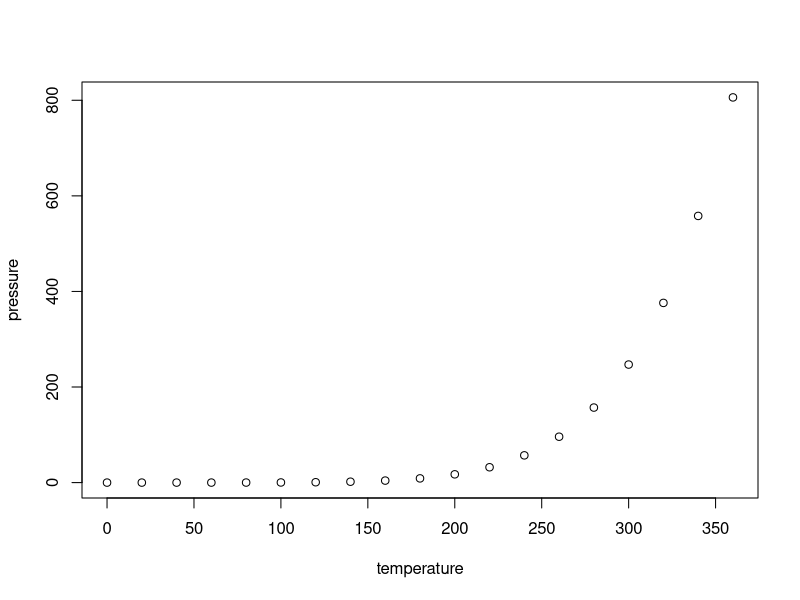
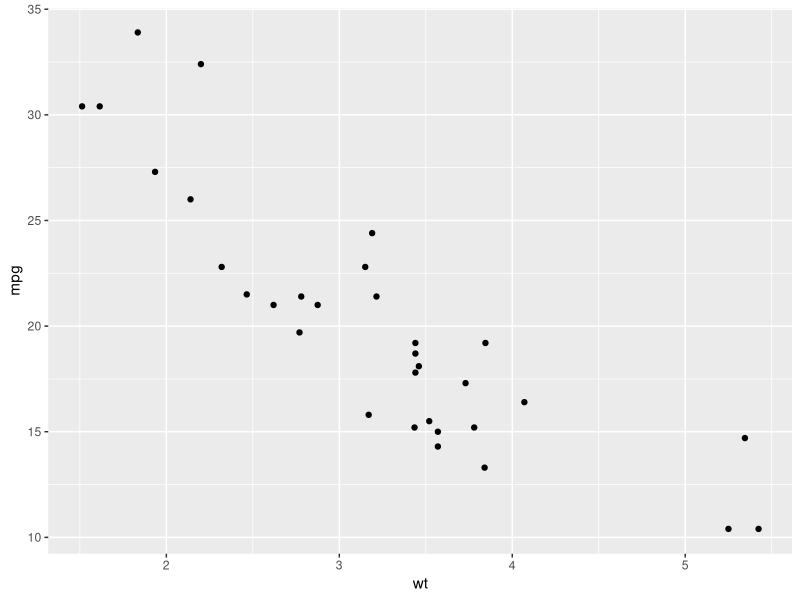

These charts were generated, in order, by the following R code:
## ---- chunk 1
knitr::opts_chunk$set(echo = TRUE)
## ---- chunk 2
summary(cars)
## ---- chunk 3
plot(pressure)
## ---- chunk 4
library(tidyverse)
as_tibble(iris)
head(iris, 3) %>% knitr::kable(caption = "A kable table")
## ---- chunk 5
ggplot(mtcars, aes(wt, mpg)) + geom_point()
